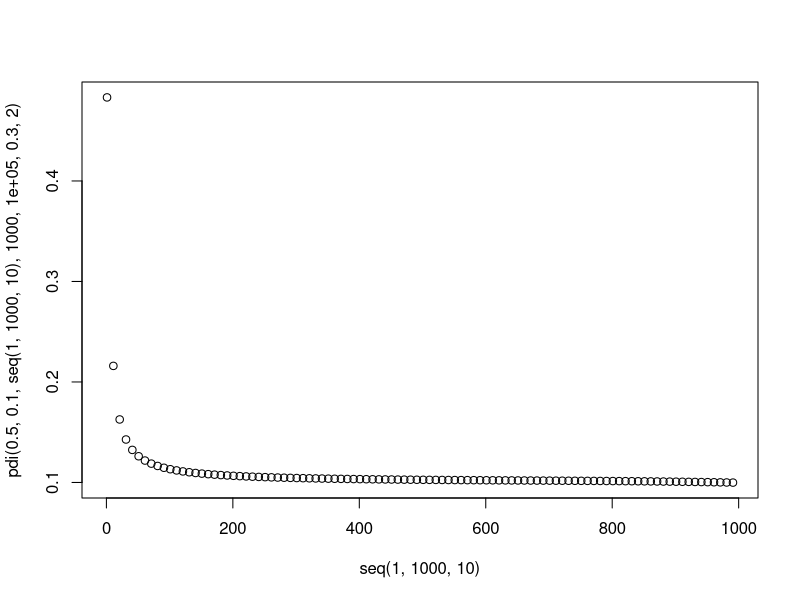

Write R code to recreate this figure.
# PDI model
pdi <- function(theta.s, theta.r, h, ha, h0, alpha, n ){
  #capillary realtive saturation 
  gamma <- function(alpha, h, n){
    m = 1-1/n
    gamma = (1/(1+(alpha*h)^n))^m
    return(gamma)
  }
   
  gamma.h = gamma(alpha, h, n)
  gamma.h0 = gamma(alpha,h0,n)
  
  Scap = (gamma.h - gamma.h0)/(1-gamma.h0)
  
  # adsorption relative saturation
  x = log(h)
  xa = log(ha)
  x0 = log(h0)
  b = 0.1 + (0.2/n^2)*(1-exp(-(theta.r/(theta.s-theta.r))^2))
  
  Sad = 1+ (1/(xa-x0))*(x-xa+b*log(1+exp((xa-x)/b)))
  
  # key equation
  theta = (theta.s-theta.r)*Scap+theta.r*Sad
  return(theta)

}

# test
pdi(0.5,0.1,seq(1,1000,10),1000,100000,0.3,2)

plot(seq(1,1000,10),pdi(0.5,0.1,seq(1,1000,10),1000,100000,0.3,2))
